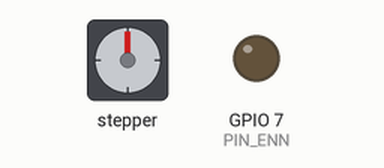
Recording of a program running on a simulated ESP32-C6. Parts: stepper motor, output pins drawn as LEDs (lit = HIGH). Wiring (inferred from the names in the program): stepper motor driver (200 steps per turn assumed): step GPIO 20; direction GPIO 19. Pins used as bus, display or sensor lines are not drawn; what the program prints to the serial monitor is not drawn.

Above: at 0.55 s.
At 3.0 s:
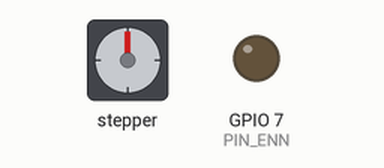
At 5.45 s:
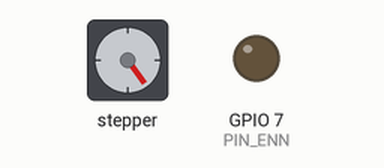
At 10.4 s:
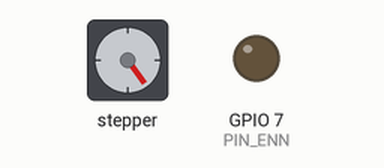
Timing chart, 0 to 14.0 s (numbered marks = the images above):
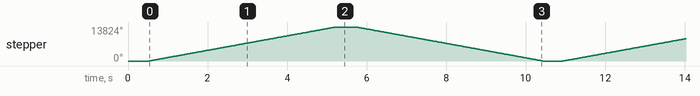

The program:

main.cpp
```cpp
/**
 * stepper_test — EPD 3D G6
 *
 * Moves ACT1 (TMC2209 in STEP/DIR mode) back and forth.
 *
 * Wiring (matches Electronics Reference v5.0):
 *   GPIO 20 → ACT1_STEP
 *   GPIO 19 → ACT1_DIR
 *   GPIO 7  → STEPPER_ENN_SHARED  (active LOW — pulled LOW to enable)
 *
 * The TMC2209 is in stand-alone STEP/DIR mode; no UART is used here.
 * Current / microstep settings are configured by the on-board trim pot
 * and MS1/MS2 pins on the driver module.
 */

#include <Arduino.h>

// ── Pin definitions ──────────────────────────────────────────────────────────
static constexpr uint8_t PIN_STEP = 20;  // ACT1_STEP
static constexpr uint8_t PIN_DIR  = 19;  // ACT1_DIR
static constexpr uint8_t PIN_ENN  = 7;   // STEPPER_ENN_SHARED (active LOW)

// ── Motion parameters ────────────────────────────────────────────────────────
// Adjust STEPS_PER_MOVE and STEP_DELAY_US to match your actuator travel.
static constexpr uint32_t STEPS_PER_MOVE  = 7680;  // ~12mm travel (scaled from 3200 steps = 5mm)
static constexpr uint32_t STEP_DELAY_US   = 600;   // µs between step pulses → ~1600 steps/s
static constexpr uint32_t STEP_PULSE_US   = 5;     // µs HIGH pulse width (TMC2209 min ≥ 100 ns)
static constexpr uint32_t PAUSE_MS        = 500;   // pause between direction changes

// ── Helpers ──────────────────────────────────────────────────────────────────

/**
 * Send `count` step pulses in the current direction.
 */
static void moveSteps(uint32_t count) {
    for (uint32_t i = 0; i < count; i++) {
        digitalWrite(PIN_STEP, HIGH);
        delayMicroseconds(STEP_PULSE_US);
        digitalWrite(PIN_STEP, LOW);
        delayMicroseconds(STEP_DELAY_US);
    }
}

// ── Arduino entry points ─────────────────────────────────────────────────────

void setup() {
    Serial.begin(115200);
    delay(500); // let USB CDC enumerate

    Serial.println("EPD 3D G6 — stepper back-and-forth test");
    Serial.printf("  STEP pin : GPIO%d\n", PIN_STEP);
    Serial.printf("  DIR  pin : GPIO%d\n", PIN_DIR);
    Serial.printf("  ENN  pin : GPIO%d (active LOW)\n", PIN_ENN);

    pinMode(PIN_STEP, OUTPUT);
    pinMode(PIN_DIR,  OUTPUT);
    pinMode(PIN_ENN,  OUTPUT);

    digitalWrite(PIN_STEP, LOW);
    digitalWrite(PIN_DIR,  LOW);

    // Enable drivers: ENN LOW = enabled
    digitalWrite(PIN_ENN, LOW);
    delay(10); // allow driver to settle after enable

    Serial.println("Driver enabled. Starting motion...");
}

void loop() {
    // ── Forward pass ─────────────────────────────────────────────────────────
    Serial.printf("→ Forward  (%lu steps)\n", STEPS_PER_MOVE);
    digitalWrite(PIN_DIR, HIGH);
    delayMicroseconds(2); // DIR setup time before first step
    moveSteps(STEPS_PER_MOVE);

    delay(PAUSE_MS);

    // ── Reverse pass ─────────────────────────────────────────────────────────
    Serial.printf("← Reverse  (%lu steps)\n", STEPS_PER_MOVE);
    digitalWrite(PIN_DIR, LOW);
    delayMicroseconds(2);
    moveSteps(STEPS_PER_MOVE);

    delay(PAUSE_MS);
}
```

Measured:
- by itself, stepper: turns 13824° clockwise in 4.7 s, then 13824° counter-clockwise in 4.7 s, repeating every 10.4 s
